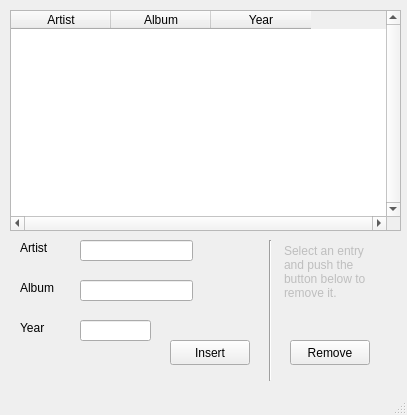
<?xml version="1.0" encoding="UTF-8"?>
<ui version="4.0">
 <class>MainWindow</class>
 <widget class="QMainWindow" name="MainWindow">
  <property name="geometry">
   <rect>
    <x>0</x>
    <y>0</y>
    <width>407</width>
    <height>415</height>
   </rect>
  </property>
  <property name="windowTitle">
   <string>Super Mega Hyper CD Explorer</string>
  </property>
  <property name="unifiedTitleAndToolBarOnMac">
   <bool>false</bool>
  </property>
  <widget class="QWidget" name="centralwidget">
   <widget class="QLineEdit" name="lineEdit_2">
    <property name="geometry">
     <rect>
      <x>80</x>
      <y>280</y>
      <width>113</width>
      <height>21</height>
     </rect>
    </property>
   </widget>
   <widget class="QLineEdit" name="lineEdit_3">
    <property name="geometry">
     <rect>
      <x>80</x>
      <y>320</y>
      <width>71</width>
      <height>21</height>
     </rect>
    </property>
   </widget>
   <widget class="QPushButton" name="pushButton">
    <property name="geometry">
     <rect>
      <x>170</x>
      <y>340</y>
      <width>80</width>
      <height>25</height>
     </rect>
    </property>
    <property name="text">
     <string>Insert</string>
    </property>
   </widget>
   <widget class="QLineEdit" name="lineEdit">
    <property name="geometry">
     <rect>
      <x>80</x>
      <y>240</y>
      <width>113</width>
      <height>21</height>
     </rect>
    </property>
   </widget>
   <widget class="QLabel" name="label">
    <property name="geometry">
     <rect>
      <x>20</x>
      <y>240</y>
      <width>56</width>
      <height>15</height>
     </rect>
    </property>
    <property name="text">
     <string>Artist</string>
    </property>
   </widget>
   <widget class="QLabel" name="label_2">
    <property name="geometry">
     <rect>
      <x>20</x>
      <y>280</y>
      <width>56</width>
      <height>15</height>
     </rect>
    </property>
    <property name="text">
     <string>Album</string>
    </property>
   </widget>
   <widget class="QLabel" name="label_3">
    <property name="geometry">
     <rect>
      <x>20</x>
      <y>320</y>
      <width>56</width>
      <height>15</height>
     </rect>
    </property>
    <property name="text">
     <string>Year</string>
    </property>
   </widget>
   <widget class="QTableWidget" name="tableWidget">
    <property name="geometry">
     <rect>
      <x>10</x>
      <y>10</y>
      <width>391</width>
      <height>221</height>
     </rect>
    </property>
    <property name="sizePolicy">
     <sizepolicy hsizetype="Maximum" vsizetype="Maximum">
      <horstretch>0</horstretch>
      <verstretch>0</verstretch>
     </sizepolicy>
    </property>
    <property name="mouseTracking">
     <bool>true</bool>
    </property>
    <property name="styleSheet">
     <string notr="true"/>
    </property>
    <property name="frameShape">
     <enum>QFrame::StyledPanel</enum>
    </property>
    <property name="frameShadow">
     <enum>QFrame::Sunken</enum>
    </property>
    <property name="midLineWidth">
     <number>1</number>
    </property>
    <property name="verticalScrollBarPolicy">
     <enum>Qt::ScrollBarAlwaysOn</enum>
    </property>
    <property name="horizontalScrollBarPolicy">
     <enum>Qt::ScrollBarAlwaysOn</enum>
    </property>
    <property name="alternatingRowColors">
     <bool>true</bool>
    </property>
    <property name="sortingEnabled">
     <bool>true</bool>
    </property>
    <property name="rowCount">
     <number>0</number>
    </property>
    <attribute name="horizontalHeaderCascadingSectionResizes">
     <bool>true</bool>
    </attribute>
    <attribute name="verticalHeaderCascadingSectionResizes">
     <bool>false</bool>
    </attribute>
    <attribute name="verticalHeaderShowSortIndicator" stdset="0">
     <bool>true</bool>
    </attribute>
    <attribute name="verticalHeaderStretchLastSection">
     <bool>true</bool>
    </attribute>
    <column>
     <property name="text">
      <string notr="true">Artist</string>
     </property>
     <property name="foreground">
      <brush brushstyle="SolidPattern">
       <color alpha="255">
        <red>0</red>
        <green>0</green>
        <blue>0</blue>
       </color>
      </brush>
     </property>
    </column>
    <column>
     <property name="text">
      <string>Album</string>
     </property>
    </column>
    <column>
     <property name="text">
      <string>Year</string>
     </property>
    </column>
   </widget>
   <widget class="Line" name="line">
    <property name="geometry">
     <rect>
      <x>260</x>
      <y>240</y>
      <width>20</width>
      <height>141</height>
     </rect>
    </property>
    <property name="orientation">
     <enum>Qt::Vertical</enum>
    </property>
   </widget>
   <widget class="QPushButton" name="pushButton_2">
    <property name="geometry">
     <rect>
      <x>290</x>
      <y>340</y>
      <width>80</width>
      <height>25</height>
     </rect>
    </property>
    <property name="text">
     <string>Remove</string>
    </property>
   </widget>
   <widget class="QPlainTextEdit" name="plainTextEdit">
    <property name="enabled">
     <bool>false</bool>
    </property>
    <property name="geometry">
     <rect>
      <x>280</x>
      <y>240</y>
      <width>111</width>
      <height>91</height>
     </rect>
    </property>
    <property name="frameShape">
     <enum>QFrame::NoFrame</enum>
    </property>
    <property name="frameShadow">
     <enum>QFrame::Plain</enum>
    </property>
    <property name="plainText">
     <string>Select an entry and push the button below to remove it.</string>
    </property>
   </widget>
  </widget>
  <widget class="QMenuBar" name="menubar">
   <property name="geometry">
    <rect>
     <x>0</x>
     <y>0</y>
     <width>407</width>
     <height>20</height>
    </rect>
   </property>
  </widget>
  <widget class="QStatusBar" name="statusbar"/>
 </widget>
 <resources/>
 <connections/>
</ui>
